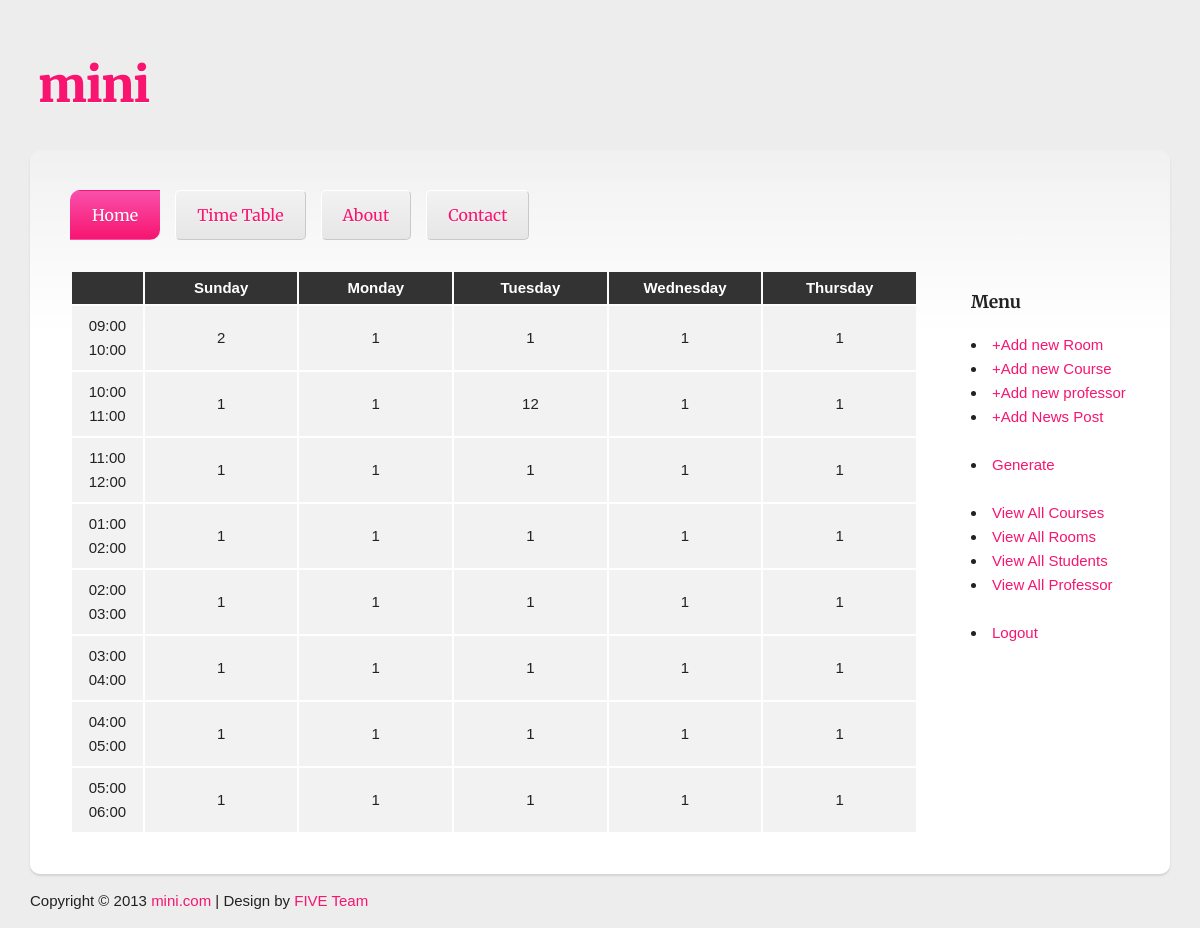
/TableEdit.php, run on the app's committed database.
### tables this page shows
CREATE TABLE IF NOT EXISTS `present_table` (
  `id` int(11) NOT NULL AUTO_INCREMENT,
  `saturday` varchar(70) NOT NULL,
  `monday` varchar(70) NOT NULL,
  `tuesday` varchar(70) NOT NULL,
  `wednesday` varchar(70) NOT NULL,
  `thursday` varchar(70) NOT NULL,
  PRIMARY KEY (`id`)
);

### www/TableEdit.php (the view, shortened to what this page needs)
<?php
include("includes/functions.php");
?>
<!DOCTYPE html PUBLIC "-//W3C//DTD XHTML 1.0 Transitional//EN" "http://www.w3.org/TR/xhtml1/DTD/xhtml1-transitional.dtd">
<html xmlns="http://www.w3.org/1999/xhtml">
<head>
<link href="stylesheets/table.css" rel="stylesheet">
</head>
<body bgcolor="#dedede">
<?php include("includes/header.php")?>
<table width="100%">
<tbody><tr class="head">
<th></th><th>Sunday</th><th>Monday</th><th>Tuesday</th><th>Wednesday</th><th>Thursday</th>
</tr>
<?php
$sql=mysql_query("select * from present_table");
$time = 9;
while($row=mysql_fetch_array($sql))
{
$id=$row['id'];
$saturday=$row['saturday'];
$monday=$row['monday'];
$tuesday=$row['tuesday'];
$wednesday=$row['wednesday'];
$thursday=$row['thursday'];
?>
<tr id="<?php echo $id; ?>" bgcolor="#f2f2f2" class="edit_tr">
<td class="edit_td2" width="8.5%">
<span id="time_<?php echo $id; ?>" class="text"><?php if($time < 10) echo "0$time:00 "; else echo "$time:00 "?><?php if($time+1 < 10) echo "0";  ?><?php echo $time+1;  ?><?php echo ":00" ?></span>
<td class="edit_td" width="18.3%">
<span id="saturday_<?php echo $id; ?>" class="text"><?php echo $saturday; ?></span>
<td class="edit_td" width="18.3%">
<span id="monday_<?php echo $id; ?>" class="text"><?php echo $monday; ?></span>
</td>
<td class="edit_td" width="18.3%">
<span id="tuesday_<?php echo $id; ?>" class="text"><?php echo $tuesday; ?></span>
</td>
<td class="edit_td" width="18.3%">
<span id="wednesday_<?php echo $id; ?>" class="text"><?php echo $wednesday; ?></span>
</td>
<td class="edit_td" width="18.3%">
<span id="thursday_<?php echo $id; ?>" class="text"><?php echo $thursday; ?></span>
</td>
</tr>
<?php
$time++;
if($time == 12)
	$time = 1;
}
?>
</table>
<?php include("includes/afooter.php")?>
</body>
</html>

### www/stylesheets/table.css (style rules this page uses)
td { padding:8px; text-align:center; }
body { font-family:Arial, Helvetica, sans-serif; font-size:16px; }
th { font-weight:bold; text-align:center; padding:4px; }
.head { background-color:#333; color:#FFFFFF }

### www/stylesheets/style.css (style rules this page uses)
html { font-size: 100%; -webkit-text-size-adjust: 100%; -ms-text-size-adjust: 100%; font-family: "Open Sans", "Helvetica Neue", sans-serif; color: #222222; }
body { margin: 0; font-size: 15px; line-height: 1.6; width: 100%; max-width: 1140px; min-width: 755px; margin: 0 auto; background-color: #ededed; background-image: url(images/bg.png); background-repeat: repeat; background-attachment: fixed; }
* { -webkit-box-sizing: border-box; -moz-box-sizing: border-box; -ms-box-sizing: border-box; box-sizing: border-box; }

### data on the page
present_table: time "9", time "10", saturday "2", monday "1", tuesday "1", wednesday "1", thursday "1"
present_table: time "10", time "11", saturday "1", monday "1", tuesday "12", wednesday "1", thursday "1"
present_table: time "11", time "12", saturday "1", monday "1", tuesday "1", wednesday "1", thursday "1"
present_table: time "1", shows "0", time "2", saturday "1", monday "1", tuesday "1", wednesday "1", thursday "1"
present_table: time "2", shows "0", time "3", saturday "1", monday "1", tuesday "1", wednesday "1", thursday "1"
present_table: time "3", shows "0", time "4", saturday "1", monday "1", tuesday "1", wednesday "1", thursday "1"
present_table: time "4", shows "0", time "5", saturday "1", monday "1", tuesday "1", wednesday "1", thursday "1"
present_table: time "5", shows "0", time "6", saturday "1", monday "1", tuesday "1", wednesday "1", thursday "1"
